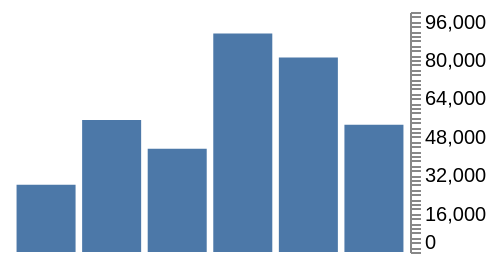

Write the Vega-Lite specification saved for this chart.
### Vega specification from a JSON file in a GitHub repository (floating-point values rounded to 4 significant figures)
{"width": 200, "height": 120, "padding": 5, "data": [{"name": "t", "values": [{"a": "Alpha", "b": 28, "c": "x", "d": 1}, {"a": "Bravo", "b": 55, "c": "y", "d": 2}, {"a": "Charlie", "b": 43, "c": "x", "d": 3}, {"a": "Delta", "b": 91, "c": "z", "d": 4}, {"a": "Echo", "b": 81, "c": "y", "d": 5}, {"a": "Foxtrot", "b": 53, "c": "z", "d": 6}]}], "scales": [{"name": "x", "type": "band", "domain": {"data": "t", "field": "a"}, "range": "width", "padding": 0.1}, {"name": "y", "type": "linear", "domain": {"data": "t", "field": "b"}, "range": "height", "nice": true}, {"name": "color", "type": "ordinal", "domain": {"data": "t", "field": "c"}, "range": {"scheme": "category10"}}, {"name": "ramp", "type": "linear", "domain": {"data": "t", "field": "d"}, "range": {"scheme": "blues"}}, {"name": "size", "type": "linear", "domain": {"data": "t", "field": "b"}, "range": [10, 200]}, {"name": "shape", "type": "ordinal", "domain": {"data": "t", "field": "c"}, "range": "symbol"}, {"name": "quant", "type": "quantize", "domain": [0, 100], "range": {"scheme": "greens", "count": 4}}, {"name": "many", "type": "linear", "domain": [0, 100000], "range": "height"}], "marks": [{"type": "rect", "from": {"data": "t"}, "encode": {"enter": {"x": {"scale": "x", "field": "a"}, "width": {"scale": "x", "band": 1}, "y": {"scale": "y", "field": "b"}, "y2": {"scale": "y", "value": 0}}}}], "axes": [{"orient": "right", "scale": "many", "tickCount": 40, "labelOverlap": "parity", "labelFlush": 3}]}
